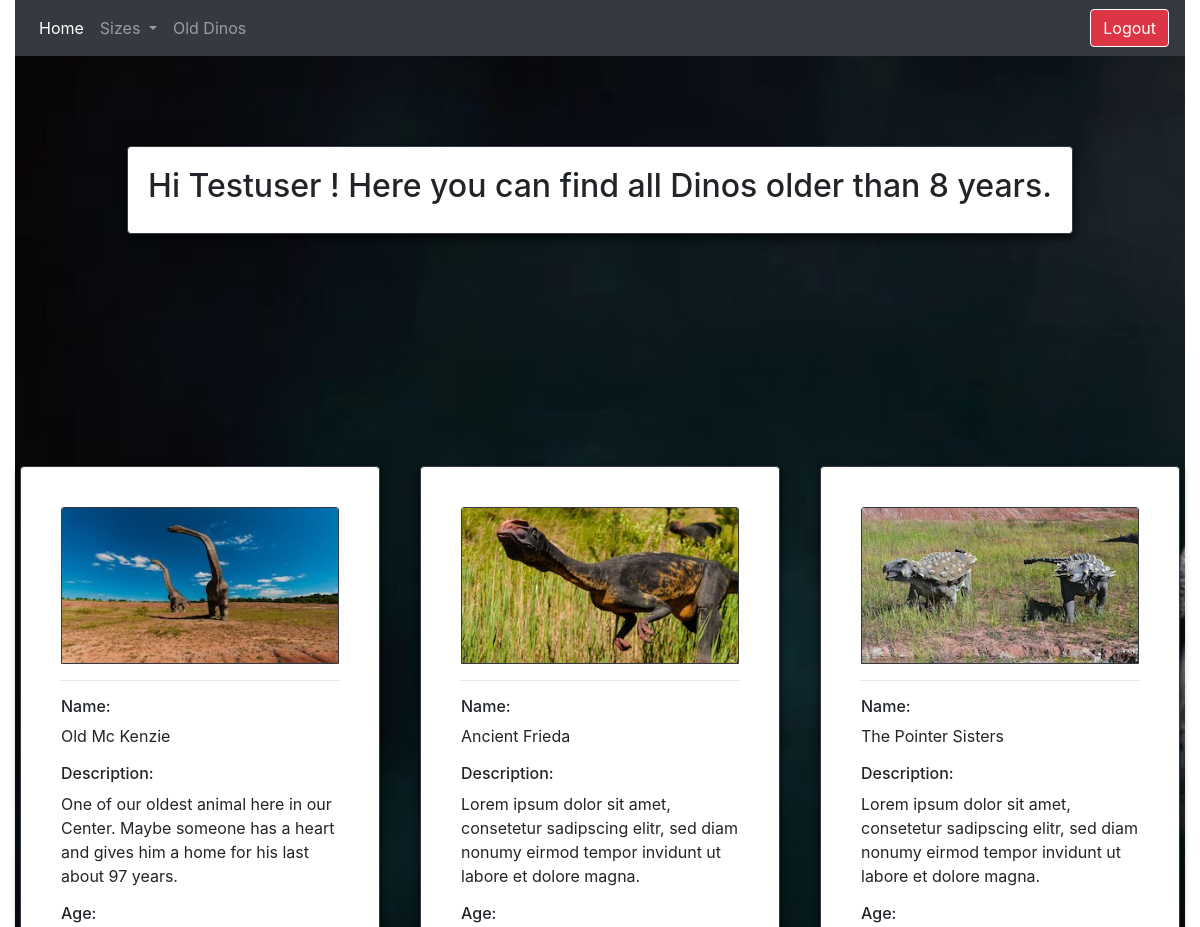
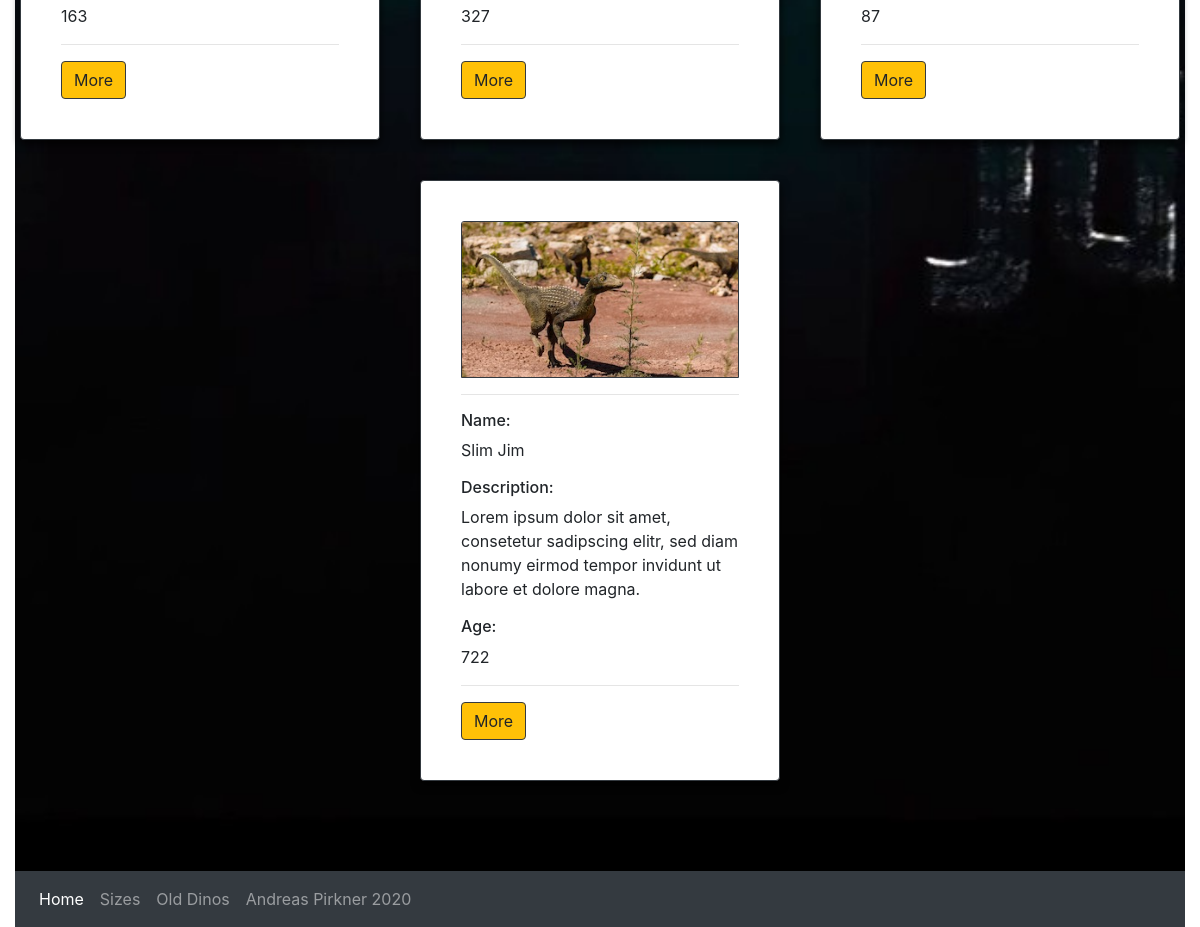
Screenshot of /old_dinos.php (signed in) with the database file from the repository (2 pictures, top to bottom).
### tables this page shows
CREATE TABLE `users` (
  `userId` int(11) NOT NULL,
  `userName` varchar(30) NOT NULL,
  `userEmail` varchar(60) NOT NULL,
  `userPass` varchar(255) NOT NULL,
  `status` enum('user','admin') NOT NULL DEFAULT 'user'
);

CREATE TABLE `animals` (
  `id` int(11) NOT NULL,
  `img` varchar(50) NOT NULL,
  `name` varchar(50) NOT NULL,
  `description` varchar(500) NOT NULL,
  `availability` int(10) NOT NULL,
  `island` varchar(50) NOT NULL,
  `loc_img` varchar(50) NOT NULL,
  `loc_name` varchar(50) NOT NULL,
  `address` varchar(50) NOT NULL,
  `zip` varchar(50) NOT NULL,
  `size` varchar(15) DEFAULT NULL,
  `age` int(10) DEFAULT NULL,
  `hobbies` varchar(50) DEFAULT NULL,
  `active` int(1) NOT NULL DEFAULT 0
);

### old_dinos.php (the view, shortened to what this page needs)
<?php
require_once 'dbconnect.php';
$res=mysqli_query($conn, "SELECT * FROM users WHERE userId=".$_SESSION['user']);
$userRow=mysqli_fetch_array($res, MYSQLI_ASSOC);
?>
<!DOCTYPE html>
<html lang="en">
<head>
    <link rel="stylesheet" type="text/css" href="styles/styles1.css" />
    <link rel="stylesheet" type="text/css" href="https://maxcdn.bootstrapcdn.com/font-awesome/4.7.0/css/font-awesome.min.css" />
    <link rel="stylesheet" href="https://stackpath.bootstrapcdn.com/bootstrap/4.5.0/css/bootstrap.min.css">
</head>
<body>
<div class="container-fluid">
    <nav class="navbar navbar-expand-lg navbar-dark bg-dark">
    <div class="collapse navbar-collapse" id="navbarNavDropdown">
        <ul class="navbar-nav">
        <li class="nav-item active">
            <a class="nav-link" href="home.php">Home<span class="sr-only">(current)</span></a>
        </li>
         <li class="nav-item dropdown">
        <a class="nav-link dropdown-toggle" href="#" id="navbarDropdown" role="button" data-toggle="dropdown" aria-haspopup="true" aria-expanded="false">
          Sizes
        </a>
      </li>
         <li class="nav item">
            <a class="nav-link" href="old_dinos.php">Old Dinos</a>
         </li>
        </ul>
    </div>
    <a class="btn btn-danger border border-white" href="logout.php?logout">Logout</a>
    </nav>
    <div class="parallax_section1 parallax_image">
    </div>
<div class="parallax_section2 parallax_image">
  <div class="row">
        <div class="card border-dark">
           <h2> Hi <?php echo $userRow['userName' ]; ?> ! Here you can find all Dinos older than 8 years.</h2>
        </div>
    </div>
</div>
<div class="parallax_section1 parallax_image">
</div>
<div class="parallax_section2 parallax_image">
  <div class="row">
            <?php
                    $sql  = "SELECT * FROM animals WHERE age > '8'";
                    $result = $conn->query($sql);
                    if($result->num_rows > 0) {
                        while($row = $result->fetch_assoc()) {
                      echo
            "<div class='card card1 border-dark'>
                <div class='card-body'>
                   <img class='card-img-top border border-dark' src=".$row['img']." alt='Card image cap'>
                                <hr>
                                <h6 class='card-text'>Name:</h6><p>" .$row['name']."</p>
                                <h6 class='card-text'>Description:</h6><p>" .$row['description']."</p>
                                <h6 class='card-text'>Age:</h6><p>" .$row['age']."</p>
                                <!--<h6 class='card-text'>Hobbies:</h6><p>" .$row['hobbies']."</p>
                                <h6 class='card-text'>Availability:</h6><p>" .$row['availability']."</p>
                                <h6 class='card-text'>Location:</h6><p>" .$row['loc_name']."</p>-->
                                <hr>
                                <a href='details.php?id=" .$row['id']."'><button class='btn btn-warning border border-dark' type='button'>More</button></a>
                </div>
            </div>";
            }
                     } else  {
                    echo  "<tr><td colspan='5'><center>No Data Avaliable</center></td></tr>";
                    }
                    ?>
    </div>
</div>
<div class="parallax_section1 parallax_image">
</div>
    <nav class="navbar navbar-expand-lg navbar-dark bg-dark">
    <div class="collapse navbar-collapse" id="navbarNavDropdown">
        <ul class="navbar-nav">
        <li class="nav-item active">
            <a class="nav-link" href="home.php">Home</a><span class="sr-only">(current)</span></a>
        </li>
        <li class="nav-item">
            <a class="nav-link" href="sizes.php">Sizes</a>
        </li>
         <li class="nav-item">
            <a class="nav-link" href="old_dinos.php">Old Dinos</a>
        </li>
        <li class="nav-item">
            <a class="nav-link" href="mailto:andreas.pirkner@gmx.net" >Andreas Pirkner 2020</a>
        </li>
        </ul>
    </div>
    </nav>
</div>
</body>
</html>

### styles/styles1.css (style rules this page uses)
body { font-family: "Roboto", sans-serif; }
.parallax_section1 { height: 70px; background-repeat: no-repeat; background-attachment: fixed; background-size: cover; background-position: 100% auto; position: relative; }
.parallax_section2 { min-height: 250px; background-repeat: no-repeat; background-attachment: fixed; background-size: cover; background-position: 100% auto; position: relative; }
.parallax_image { background-image: url(../img/parallax.jpg); }
.row { display: flex; flex-wrap: wrap; justify-content: space-around; }
.card { margin: 20px 10px 20px 10px; padding: 20px 20px 20px 20px; transition: all 0.5s; box-shadow: 0 4px 8px 0 rgba(0, 0, 0, 0.8); }
.card1 { margin: 20px 10px 20px 10px; padding: 20px 20px 20px 20px; max-width: 30vw; transition: all 0.5s; box-shadow: 0 4px 8px 0 rgba(0, 0, 0, 0.8); }

### rows the page displays
users: userName "Testuser"
animals: img (picture), name "Old Mc Kenzie", description "One of our oldest animal here in our Center. Maybe someone has a heart and gives him a home for his last about 97 years.", age "163"
animals: img (picture), name "Ancient Frieda", description "Lorem ipsum dolor sit amet, consetetur sadipscing elitr, sed diam nonumy eirmod tempor invidunt ut labore et dolore magna.", age "327"
animals: img (picture), name "The Pointer Sisters", description "Lorem ipsum dolor sit amet, consetetur sadipscing elitr, sed diam nonumy eirmod tempor invidunt ut labore et dolore magna.", age "87"
animals: img (picture), name "Slim Jim", description "Lorem ipsum dolor sit amet, consetetur sadipscing elitr, sed diam nonumy eirmod tempor invidunt ut labore et dolore magna.", age "722"
